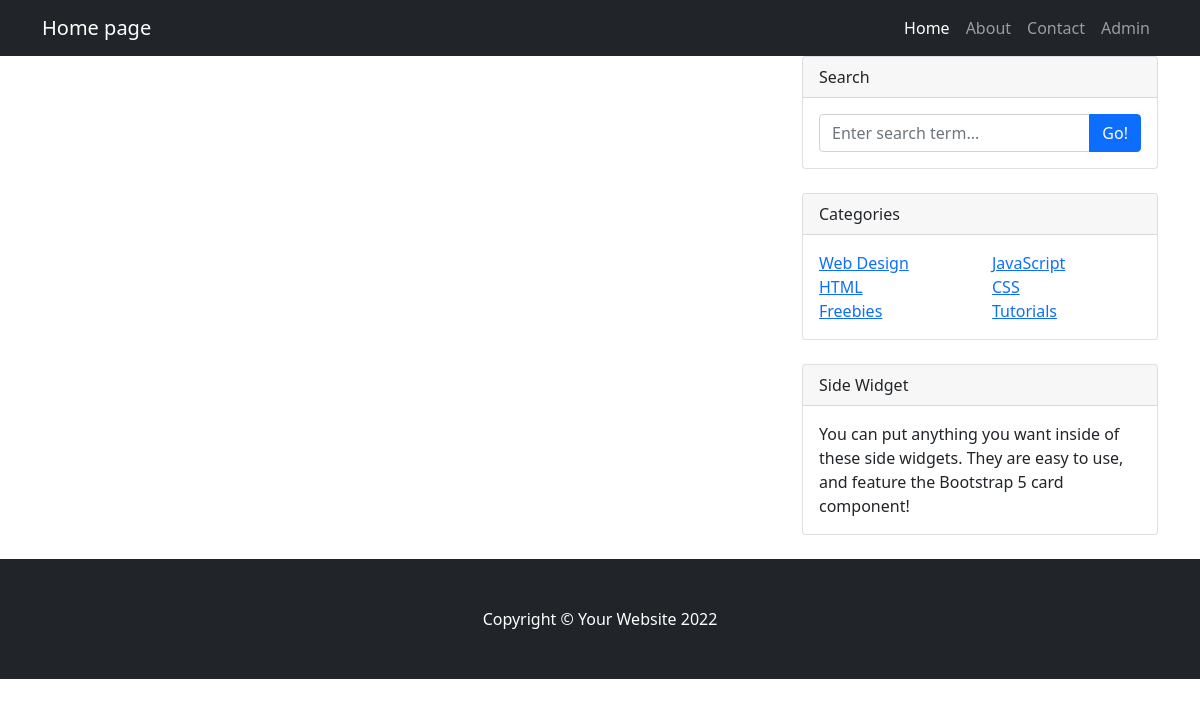
/index.php?page=3, run on an earlier commit of the app's database.
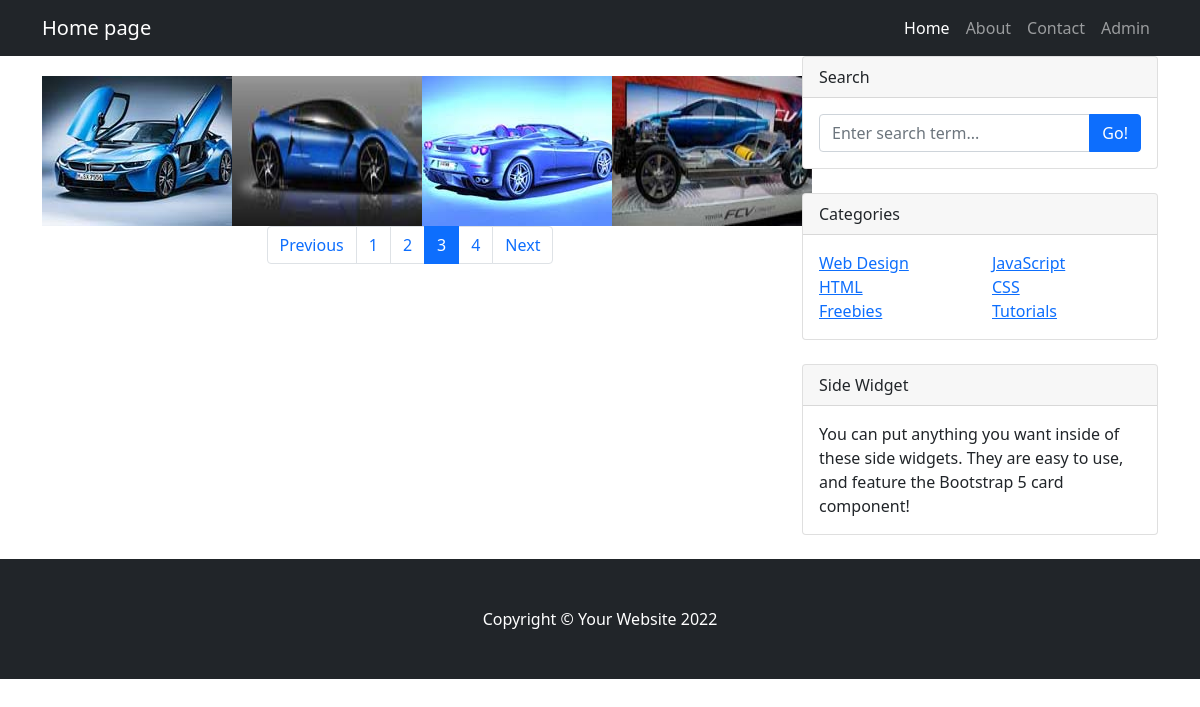
And on a later commit of the database.
### tables this page shows
CREATE TABLE `photos` (
  `id` int(11) NOT NULL,
  `title` varchar(255) NOT NULL,
  `caption` varchar(255) NOT NULL,
  `description` text NOT NULL,
  `filename` varchar(255) NOT NULL,
  `alternate_text` varchar(255) NOT NULL,
  `type` varchar(255) NOT NULL,
  `size` int(11) NOT NULL,
  `date` date NOT NULL
);

### admin/includes/database.php (called while the page is built, shortened)
<?php
class Database
{
   public $connection;
   public function open_db_connection()
   {
      $this->connection = new mysqli(DB_HOST, DB_USER, DB_PASS, DB_NAME);
   }
   public function query($sql)
   {
      $result = $this->connection->query($sql);
      return $result;
   }
}
$database = new Database();

### admin/includes/db_object.php (called while the page is built, shortened)
<?php
class Db_object
{
   public static function find_by_query($sql)
   {
      global $database;
      $result_set = $database->query($sql);
      $the_object_array = array();
      while ($row = mysqli_fetch_array($result_set)) {
         $the_object_array[] = static::instantiation($row);
      }
      return $the_object_array;
   }
   public static function instantiation($the_record)
   {
      $the_object = new $calling_class;
      foreach ($the_record as $property => $value) {
         if ($the_object->has_the_property($property)) {
            $the_object->$property = $value;
         }
      }
      return $the_object;
   }
   private function has_the_property($property)
   {
      $object_properties = get_object_vars($this);
      return array_key_exists($property, $object_properties);
   }
   public static function count_all()
   {
      global $database;
      $sql = "SELECT COUNT(*) FROM " . static::$db_table;
      $result_set = $database->query($sql);
      $row = mysqli_fetch_array($result_set);
      return array_shift($row);
   }
}

### admin/includes/paginate.php (called while the page is built)
<?php
class Paginate
{
   public $current_page;
   public $items_per_page;
   public $items_total_count;
   public function __construct($page = 1, $items_per_page = 4, $items_total_count = 0)
   {
      $this->current_page = (int)$page;
      $this->items_per_page = (int)$items_per_page;
      $this->items_total_count = (int)$items_total_count;
   }
   public function next()
   {
      return $this->current_page + 1;
   }
   public function previous()
   {
      return $this->current_page - 1;
   }
   public function page_total()
   {
      return ceil($this->items_total_count / $this->items_per_page);
   }
   public function has_previous()
   {
      return $this->previous() >= 1 ? true : false;
   }
   public function has_next()
   {
      return $this->next() <= $this->page_total() ? true : false;
   }
   public function offset()
   {
      return ($this->current_page - 1) * $this->items_per_page;
   }
}

### admin/includes/photo.php (called while the page is built, shortened)
<?php
class Photo extends Db_object
{
   public $filename;
   public $upload_directory = "images";
   public function picture_path()
   {
      return $this->upload_directory . DS . $this->filename;
   }
}

### index.php (the view)
<?php include "includes/header.php"; ?>
<?php
$page = !empty($_GET['page']) ? (int)$_GET['page'] : 1;
$items_per_page = 4;
$items_total_count = Photo::count_all();
$paginate = new Paginate($page, $items_per_page, $items_total_count);
$sql = "SELECT * FROM photos LIMIT {$items_per_page} OFFSET {$paginate->offset()}";
$photos = Photo::find_by_query($sql);
?>
<div class="row">
   <div class="col-lg-8">
      <div class="thumbnails row">
         <?php foreach ($photos as $photo) : ?>
            <div class="col-xs-6 col-md-3">
               <a href="photo.php?id=<?php echo $photo->id; ?>" class="thumbnail">
                  <img class="img-responsive home_page_photo" src="admin/<?php echo $photo->picture_path(); ?>" alt="">
               </a>
            </div>
         <?php endforeach; ?>
      </div>
      <div class="row">
         <nav aria-label="Page navigation example">
            <ul class="pagination justify-content-center">
               <?php
               if ($paginate->page_total() > 1) {
                  if ($paginate->has_previous()) {
                     echo "<li class='page-item'><a class='page-link' href='index.php?page={$paginate->previous()}' tabindex='-1' aria-disabled='true'>Previous</a></li>";
                  }
                  for ($i = 1; $i <= $paginate->page_total(); $i++) {
                     if ($paginate->current_page == $i) {
                        echo "<li class='page-item active' aria-current='page'><a class='page-link' href='index.php?page={$i}'>{$i}</a></li>";
                     } else {
                        echo "<li class='page-item'><a class='page-link' href='index.php?page={$i}'>{$i}</a></li>";
                     }
                  }
                  if ($paginate->has_next()) {
                     echo "<li class='page-item'><a class='page-link' href='index.php?page={$paginate->next()}'>Next</a></li>";
                  }
               }
               ?>
            </ul>
         </nav>
      </div>
   </div>
   <div class="col-lg-4">
      <?php include "includes/sidebar.php" ?>
   </div>
</div>
</div>
<?php include "includes/footer.php"; ?>

### includes/header.php (shortened to what this page needs)
<!DOCTYPE html>
<html lang="en">
<head>
   <link href="https://cdn.jsdelivr.net/npm/bootstrap@5.1.3/dist/css/bootstrap.min.css" rel="stylesheet">
   <link href="css/my.css" rel="stylesheet">
</head>
<body>
   <?php include 'navigation.php' ?>
   <div class="container">

### includes/navigation.php (shortened to what this page needs)
<nav class="navbar navbar-expand-lg navbar-dark bg-dark">
   <div class="container">
      <a class="navbar-brand" href="index.php">Home page</a>
      <div class="collapse navbar-collapse" id="navbarSupportedContent">
         <ul class="navbar-nav ms-auto mb-2 mb-lg-0">
            <li class="nav-item"><a class="nav-link active" aria-current="page" href="#">Home</a></li>
            <li class="nav-item"><a class="nav-link" href="#!">About</a></li>
            <li class="nav-item"><a class="nav-link" href="#!">Contact</a></li>
            <li class="nav-item"><a class="nav-link" href="#admin">Admin</a></li>
         </ul>
      </div>
   </div>
</nav>

### includes/sidebar.php
<div class="card mb-4">
   <div class="card-header">Search</div>
   <div class="card-body">
      <div class="input-group">
         <input class="form-control" type="text" placeholder="Enter search term..." aria-label="Enter search term..." aria-describedby="button-search" />
         <button class="btn btn-primary" id="button-search" type="button">Go!</button>
      </div>
   </div>
</div>
<div class="card mb-4">
   <div class="card-header">Categories</div>
   <div class="card-body">
      <div class="row">
         <div class="col-sm-6">
            <ul class="list-unstyled mb-0">
               <li><a href="#!">Web Design</a></li>
               <li><a href="#!">HTML</a></li>
               <li><a href="#!">Freebies</a></li>
            </ul>
         </div>
         <div class="col-sm-6">
            <ul class="list-unstyled mb-0">
               <li><a href="#!">JavaScript</a></li>
               <li><a href="#!">CSS</a></li>
               <li><a href="#!">Tutorials</a></li>
            </ul>
         </div>
      </div>
   </div>
</div>
<div class="card mb-4">
   <div class="card-header">Side Widget</div>
   <div class="card-body">You can put anything you want inside of these side widgets. They are easy to use, and feature the Bootstrap 5 card component!</div>
</div>

### includes/footer.php (shortened to what this page needs)
<footer class="py-5 bg-dark">
   <div class="container">
      <p class="m-0 text-center text-white">Copyright &copy; Your Website <?php echo date("Y"); ?></p>
   </div>
</footer>
</body>
</html>

### css/my.css (style rules this page uses)
.home_page_photo { width: 200px; height: 150px; margin-top: 20px; }

What changed in the data, as far as the page shows it:
added photos: filename (picture)
added photos: filename (picture)
added photos: filename (picture)
added photos: filename (picture)
Also different on the page:
text now shown: "Previous Next"
new list line: "1"
new list line: "2"
new list line: "3"
new list line: "4"
